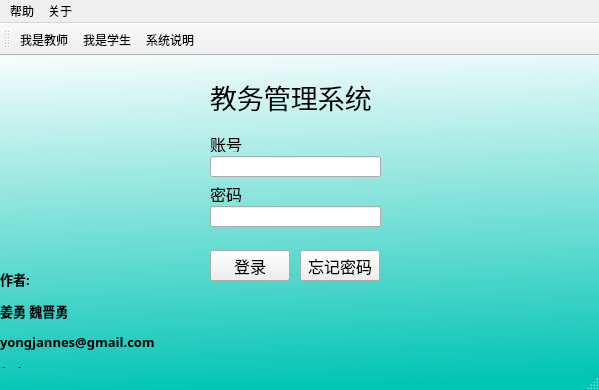
<?xml version="1.0" encoding="UTF-8"?>
<ui version="4.0">
 <class>MainWindow</class>
 <widget class="QMainWindow" name="MainWindow">
  <property name="geometry">
   <rect>
    <x>0</x>
    <y>0</y>
    <width>599</width>
    <height>390</height>
   </rect>
  </property>
  <property name="maximumSize">
   <size>
    <width>599</width>
    <height>390</height>
   </size>
  </property>
  <property name="windowTitle">
   <string>学生成绩管理系统</string>
  </property>
  <property name="windowIcon">
   <iconset theme="appointment-soon" resource="res.qrc">
    <normaloff>:/img/1.ico</normaloff>:/img/1.ico</iconset>
  </property>
  <property name="styleSheet">
   <string notr="true">QMainWindow{background-color: qlineargradient(spread:pad, x1:0.489, y1:1, x2:0.432, y2:0.0851364, stop:0 rgba(0, 196, 180, 255), stop:1 rgba(255, 255, 255, 255));}</string>
  </property>
  <widget class="QWidget" name="centralwidget">
   <widget class="QLabel" name="label">
    <property name="geometry">
     <rect>
      <x>210</x>
      <y>80</y>
      <width>54</width>
      <height>16</height>
     </rect>
    </property>
    <property name="font">
     <font>
      <pointsize>12</pointsize>
     </font>
    </property>
    <property name="text">
     <string>账号</string>
    </property>
   </widget>
   <widget class="QLabel" name="label_2">
    <property name="geometry">
     <rect>
      <x>210</x>
      <y>130</y>
      <width>54</width>
      <height>16</height>
     </rect>
    </property>
    <property name="font">
     <font>
      <pointsize>12</pointsize>
     </font>
    </property>
    <property name="text">
     <string>密码</string>
    </property>
   </widget>
   <widget class="QLineEdit" name="lineEdit">
    <property name="geometry">
     <rect>
      <x>210</x>
      <y>100</y>
      <width>171</width>
      <height>21</height>
     </rect>
    </property>
   </widget>
   <widget class="QLineEdit" name="lineEdit_2">
    <property name="geometry">
     <rect>
      <x>210</x>
      <y>150</y>
      <width>171</width>
      <height>21</height>
     </rect>
    </property>
    <property name="echoMode">
     <enum>QLineEdit::Password</enum>
    </property>
   </widget>
   <widget class="QPushButton" name="pushButton">
    <property name="geometry">
     <rect>
      <x>210</x>
      <y>194</y>
      <width>80</width>
      <height>31</height>
     </rect>
    </property>
    <property name="font">
     <font>
      <family>黑体</family>
      <pointsize>12</pointsize>
     </font>
    </property>
    <property name="styleSheet">
     <string notr="true">background-image: url(:/img/6.png);</string>
    </property>
    <property name="text">
     <string>登录</string>
    </property>
   </widget>
   <widget class="QPushButton" name="pushButton_2">
    <property name="geometry">
     <rect>
      <x>300</x>
      <y>194</y>
      <width>80</width>
      <height>31</height>
     </rect>
    </property>
    <property name="font">
     <font>
      <family>黑体</family>
      <pointsize>12</pointsize>
     </font>
    </property>
    <property name="styleSheet">
     <string notr="true">background-image: url(:/img/6.png);</string>
    </property>
    <property name="text">
     <string>忘记密码</string>
    </property>
   </widget>
   <widget class="QLabel" name="label_3">
    <property name="geometry">
     <rect>
      <x>210</x>
      <y>20</y>
      <width>231</width>
      <height>41</height>
     </rect>
    </property>
    <property name="font">
     <font>
      <family>方正姚体</family>
      <pointsize>20</pointsize>
      <bold>false</bold>
     </font>
    </property>
    <property name="text">
     <string>教务管理系统</string>
    </property>
   </widget>
   <widget class="QLabel" name="label_4">
    <property name="geometry">
     <rect>
      <x>0</x>
      <y>210</y>
      <width>301</width>
      <height>121</height>
     </rect>
    </property>
    <property name="font">
     <font>
      <family>楷体</family>
      <pointsize>15</pointsize>
     </font>
    </property>
    <property name="text">
     <string>&lt;html&gt;&lt;head/&gt;&lt;body&gt;&lt;p&gt;&lt;span style=&quot; font-size:10pt; font-weight:700;&quot;&gt;作者:&lt;/span&gt;&lt;/p&gt;&lt;p align=&quot;justify&quot;&gt;&lt;span style=&quot; font-size:10pt; font-weight:700;&quot;&gt;姜勇 魏晋勇&lt;/span&gt;&lt;/p&gt;&lt;p&gt;&lt;span style=&quot; font-size:10pt; font-weight:700;&quot;&gt;yongjannes@gmail.com&lt;/span&gt;&lt;/p&gt;&lt;p&gt;&lt;span style=&quot; font-size:10pt; font-weight:700;&quot;&gt;版本：V1.0&lt;/span&gt;&lt;/p&gt;&lt;/body&gt;&lt;/html&gt;</string>
    </property>
   </widget>
  </widget>
  <widget class="QMenuBar" name="menubar">
   <property name="geometry">
    <rect>
     <x>0</x>
     <y>0</y>
     <width>599</width>
     <height>21</height>
    </rect>
   </property>
   <widget class="QMenu" name="menu">
    <property name="title">
     <string>帮助</string>
    </property>
    <addaction name="actionc"/>
    <addaction name="actiond"/>
   </widget>
   <widget class="QMenu" name="menu_2">
    <property name="title">
     <string>关于</string>
    </property>
    <addaction name="actiona"/>
   </widget>
   <addaction name="menu"/>
   <addaction name="menu_2"/>
  </widget>
  <widget class="QStatusBar" name="statusbar"/>
  <widget class="QToolBar" name="toolBar">
   <property name="windowTitle">
    <string>toolBar</string>
   </property>
   <attribute name="toolBarArea">
    <enum>TopToolBarArea</enum>
   </attribute>
   <attribute name="toolBarBreak">
    <bool>false</bool>
   </attribute>
   <addaction name="actionc"/>
   <addaction name="actiond"/>
   <addaction name="actiona"/>
  </widget>
  <action name="actiona">
   <property name="icon">
    <iconset theme="applications-science" resource="res.qrc">
     <normaloff>:/img/guanyu.png</normaloff>:/img/guanyu.png</iconset>
   </property>
   <property name="text">
    <string>系统说明</string>
   </property>
   <property name="shortcut">
    <string>F5</string>
   </property>
  </action>
  <action name="actionc">
   <property name="icon">
    <iconset theme="applications-science" resource="res.qrc">
     <normaloff>:/img/teacher.jpg</normaloff>:/img/teacher.jpg</iconset>
   </property>
   <property name="text">
    <string>我是教师</string>
   </property>
   <property name="shortcut">
    <string>F2</string>
   </property>
  </action>
  <action name="actiond">
   <property name="icon">
    <iconset theme="applications-other" resource="res.qrc">
     <normaloff>:/img/students.jpg</normaloff>:/img/students.jpg</iconset>
   </property>
   <property name="text">
    <string>我是学生</string>
   </property>
   <property name="shortcut">
    <string>F3</string>
   </property>
  </action>
 </widget>
 <resources>
  <include location="res.qrc"/>
 </resources>
 <connections/>
</ui>
